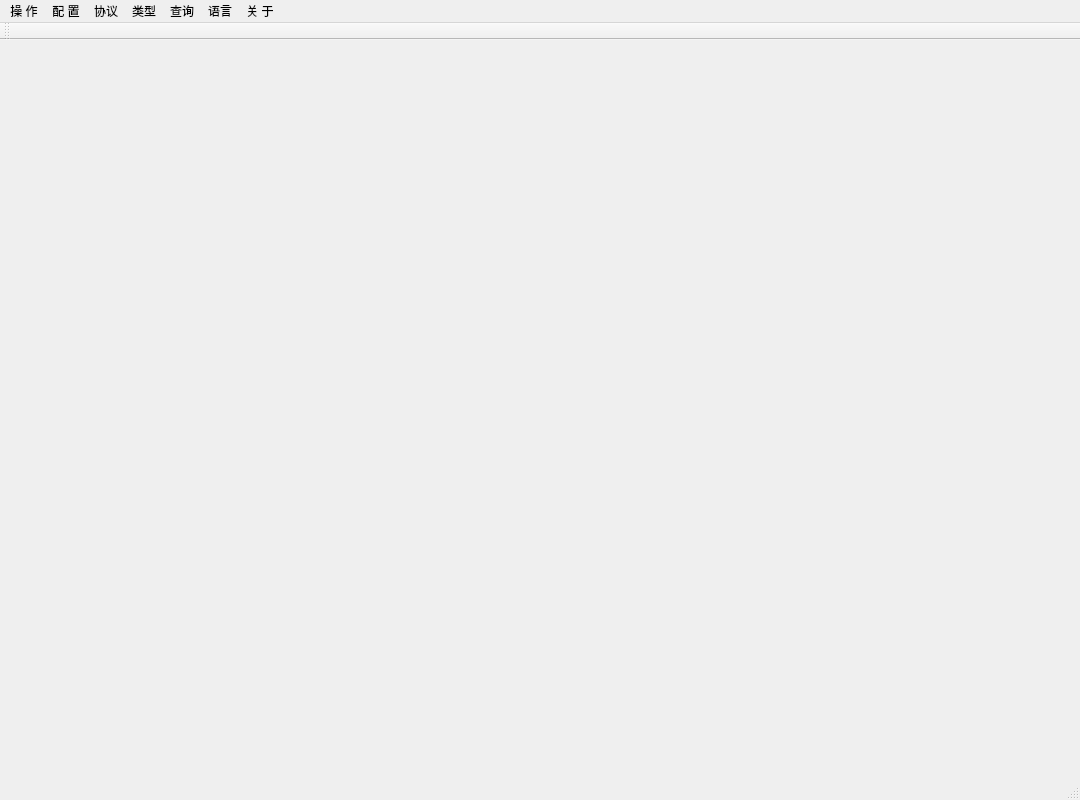
<?xml version="1.0" encoding="UTF-8"?>
<ui version="4.0">
 <class>main_view</class>
 <widget class="QMainWindow" name="main_view">
  <property name="geometry">
   <rect>
    <x>0</x>
    <y>0</y>
    <width>1080</width>
    <height>800</height>
   </rect>
  </property>
  <property name="windowTitle">
   <string>CE_7587_7588烧入工具</string>
  </property>
  <widget class="QWidget" name="centralwidget"/>
  <widget class="QMenuBar" name="menubar">
   <property name="geometry">
    <rect>
     <x>0</x>
     <y>0</y>
     <width>1080</width>
     <height>26</height>
    </rect>
   </property>
   <widget class="QMenu" name="mnuOp">
    <property name="title">
     <string>操 作</string>
    </property>
    <addaction name="actionQuit"/>
   </widget>
   <widget class="QMenu" name="mnuSerial">
    <property name="title">
     <string>配 置</string>
    </property>
    <addaction name="actionList"/>
    <addaction name="separator"/>
    <addaction name="actionBinFile"/>
   </widget>
   <widget class="QMenu" name="mnuAbout">
    <property name="title">
     <string>关 于</string>
    </property>
    <addaction name="actionHelp"/>
    <addaction name="separator"/>
    <addaction name="actionVersion"/>
   </widget>
   <widget class="QMenu" name="mnuType">
    <property name="title">
     <string>协议</string>
    </property>
   </widget>
   <widget class="QMenu" name="mnuBinType">
    <property name="title">
     <string>类型</string>
    </property>
   </widget>
   <widget class="QMenu" name="menuQueryDev">
    <property name="title">
     <string>查询</string>
    </property>
    <addaction name="actionQueryDevInfo"/>
   </widget>
   <widget class="QMenu" name="mnuLanguage">
    <property name="title">
     <string>语言</string>
    </property>
   </widget>
   <addaction name="mnuOp"/>
   <addaction name="mnuSerial"/>
   <addaction name="mnuType"/>
   <addaction name="mnuBinType"/>
   <addaction name="menuQueryDev"/>
   <addaction name="mnuLanguage"/>
   <addaction name="mnuAbout"/>
  </widget>
  <widget class="QStatusBar" name="statusbar"/>
  <widget class="QToolBar" name="toolBar">
   <property name="windowTitle">
    <string>toolBar</string>
   </property>
   <property name="iconSize">
    <size>
     <width>40</width>
     <height>40</height>
    </size>
   </property>
   <attribute name="toolBarArea">
    <enum>TopToolBarArea</enum>
   </attribute>
   <attribute name="toolBarBreak">
    <bool>false</bool>
   </attribute>
  </widget>
  <action name="actionQuit">
   <property name="text">
    <string>退 出</string>
   </property>
  </action>
  <action name="actionList">
   <property name="text">
    <string>选择串口</string>
   </property>
  </action>
  <action name="actionFWSelect">
   <property name="text">
    <string>选择文件</string>
   </property>
  </action>
  <action name="actionHelp">
   <property name="text">
    <string>使用帮助</string>
   </property>
  </action>
  <action name="actionVersion">
   <property name="text">
    <string>关于软件</string>
   </property>
  </action>
  <action name="actionBinFile">
   <property name="text">
    <string>选择文件 (bin)</string>
   </property>
  </action>
  <action name="actionC">
   <property name="text">
    <string>C++</string>
   </property>
  </action>
  <action name="actionPython">
   <property name="text">
    <string>Python</string>
   </property>
  </action>
  <action name="actionQueryDevInfo">
   <property name="text">
    <string>设备信息</string>
   </property>
  </action>
 </widget>
 <resources/>
 <connections/>
</ui>
